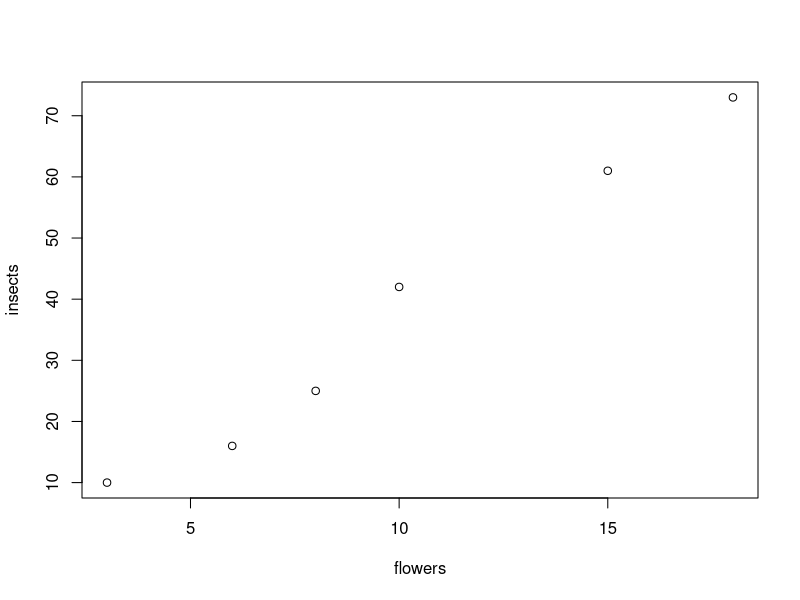
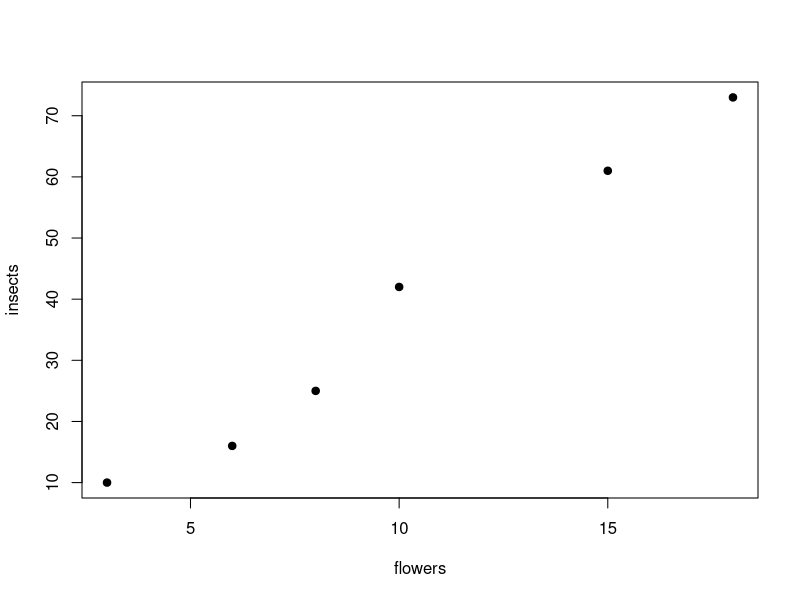
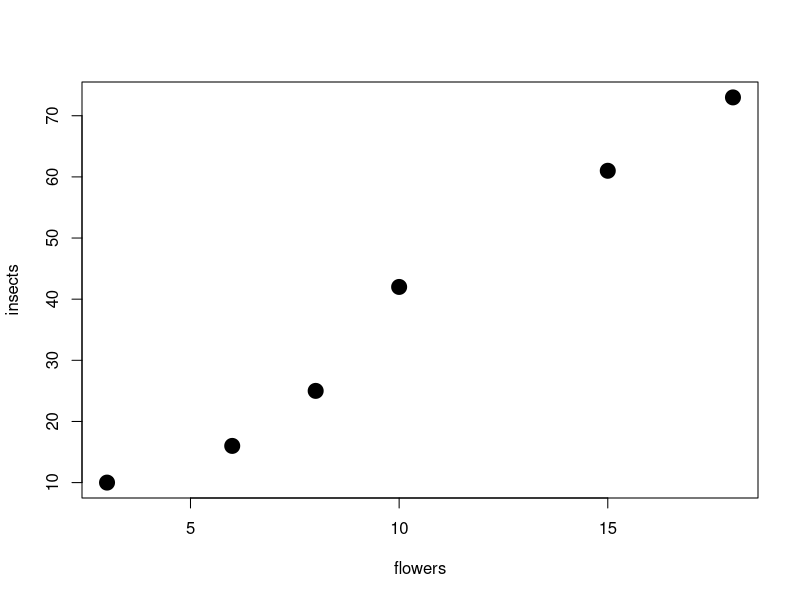
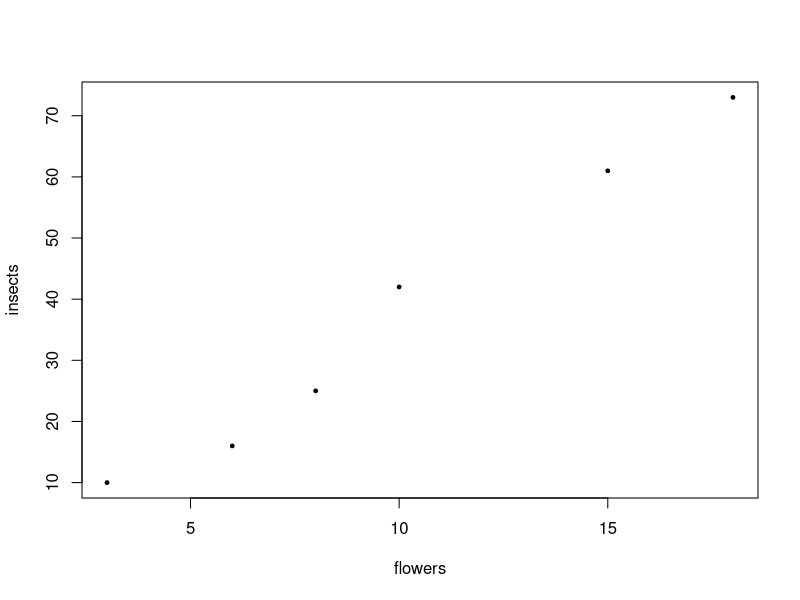
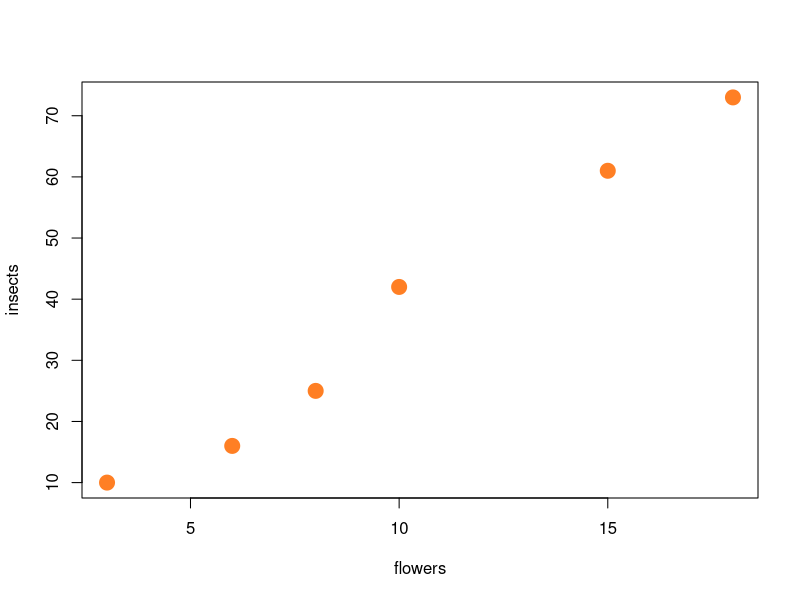

R code for these plots, in order:
# First R script

# R as calculator 
a <- 6*7
b <- 5*8
a + b

# Arrays

flowers <- c(3, 6, 8, 10, 15, 18) #senza c() R leggerebbe solo il primo numero, quindi necessito di concatenare i miei dati
flowers

insects <- c(10, 16, 25, 42, 61, 73)
insects

plot(flowers, insects)

# changing plot paramiters

# symbols
plot(flowers, insects, pch=19)

# symbols dimensions
plot(flowers, insects, pch=19, cex=2)
plot(flowers, insects, pch=19, cex=.5) #per diminuire la dimensione dei punti devo mettere un numero inferiore ad 1 (posso anche omettere lo 0), è importante che tieni a mente che il separatore è il "."

# color
plot(flowers, insects, pch=19, cex=2, col="chocolate1")
